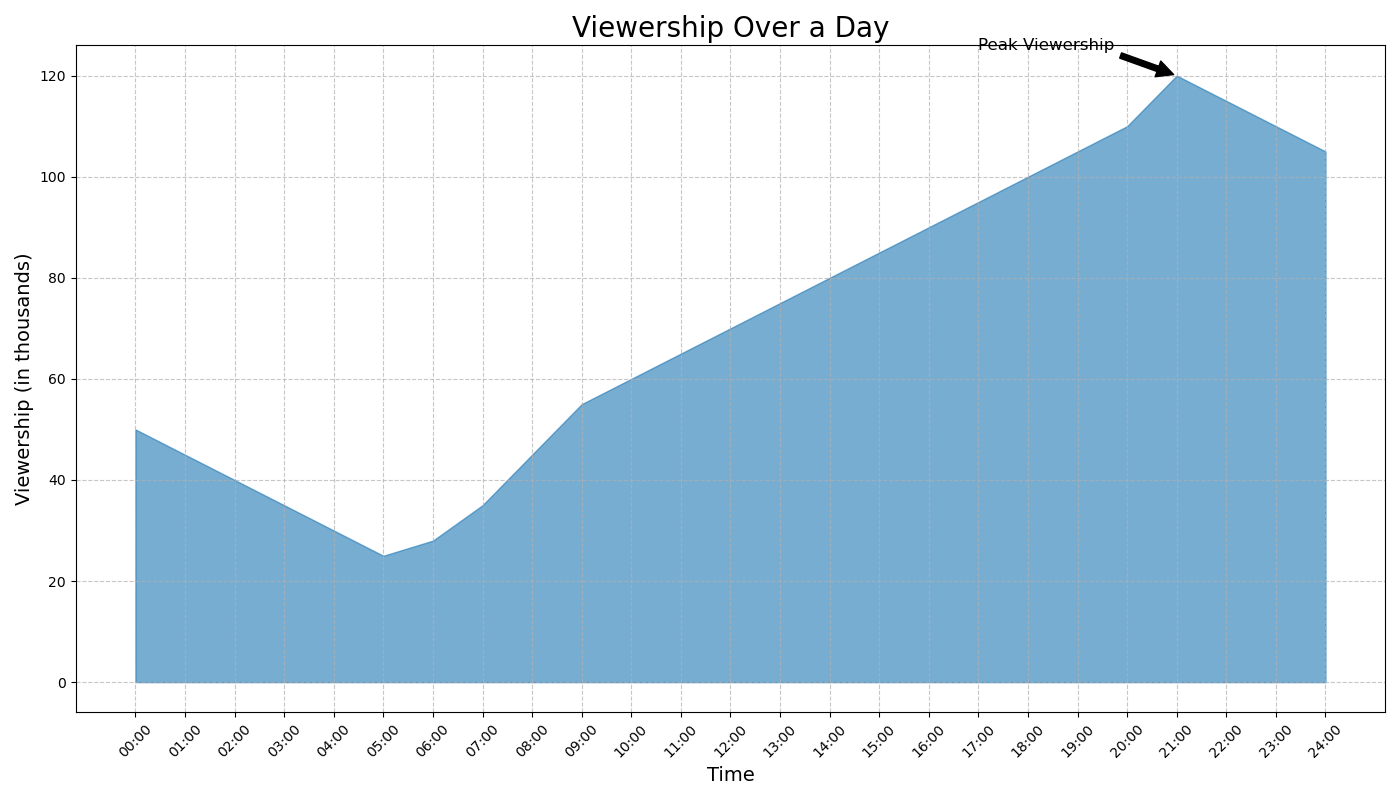

Python code for this plot:

import matplotlib.pyplot as plt
import pandas as pd

data = {
    'Time': ['00:00', '01:00', '02:00', '03:00', '04:00', '05:00', '06:00', '07:00', 
             '08:00', '09:00', '10:00', '11:00', '12:00', '13:00', '14:00', '15:00', 
             '16:00', '17:00', '18:00', '19:00', '20:00', '21:00', '22:00', '23:00', 
             '24:00'],
    'Viewership': [50, 45, 40, 35, 30, 25, 28, 35, 45, 55, 60, 65, 70, 75, 80, 85, 90, 
                   95, 100, 105, 110, 120, 115, 110, 105]
}

df = pd.DataFrame(data)

plt.figure(figsize=(14, 8))
plt.fill_between(df['Time'], df['Viewership'], color='#1f77b4', alpha=0.6)

plt.title('Viewership Over a Day', fontsize=20, loc='center')
plt.xlabel('Time', fontsize=14)
plt.ylabel('Viewership (in thousands)', fontsize=14)

plt.annotate('Peak Viewership', xy=('21:00', 120), xytext=('17:00', 125),
             arrowprops=dict(facecolor='black', shrink=0.05),
             fontsize=12, color='black')

plt.xticks(rotation=45)
plt.grid(True, linestyle='--', alpha=0.7)

plt.tight_layout()
plt.show()
